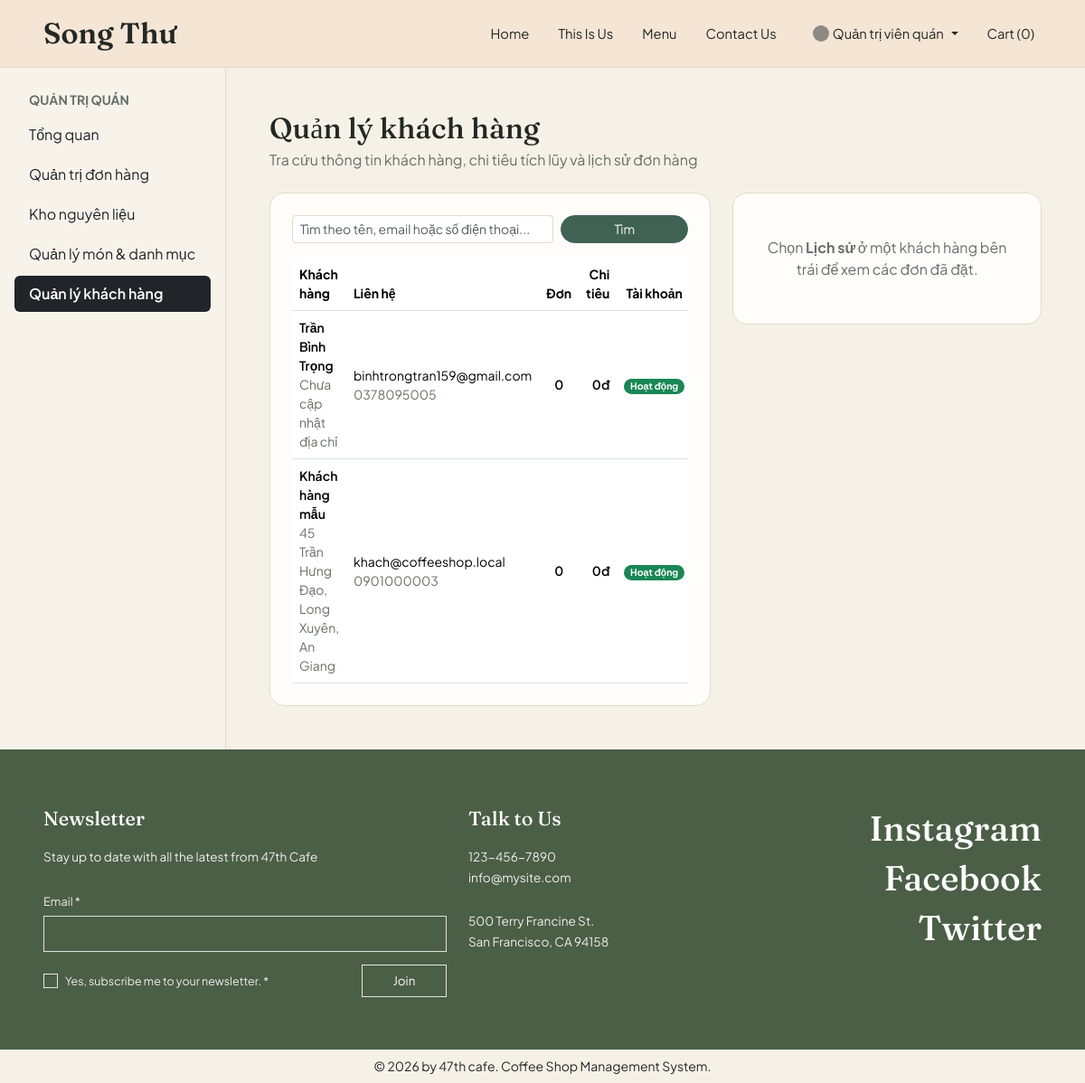
Screenshot of /?c=admin&a=customers (signed in) with the database file from the repository.
### tables this page shows
CREATE TABLE `nguoi_dung` (
  `id` int(10) UNSIGNED NOT NULL,
  `ho_ten` varchar(100) NOT NULL,
  `email` varchar(120) NOT NULL,
  `so_dien_thoai` varchar(20) DEFAULT NULL,
  `mat_khau` varchar(255) NOT NULL,
  `dia_chi` text DEFAULT NULL,
  `vai_tro` enum('khach_hang','nhan_vien','quan_tri') NOT NULL DEFAULT 'khach_hang',
  `trang_thai_hoat_dong` tinyint(1) NOT NULL DEFAULT 1,
  `ngay_tao` timestamp NOT NULL DEFAULT current_timestamp()
);

### controllers/admin/customers.php (called while the page is built, shortened)
<?php
require_once __DIR__ . '/../../models/UserModel.php';
function adminCustomers(): void
{
    $keyword = trim((string) ($_GET['q'] ?? ''));
    $customers = getCustomersWithStats($keyword);
    $selectedCustomer = null;
    $customerOrders = [];
    $orderItemsByOrderId = [];
    render('admin/customers', [
        'pageTitle' => 'Quản lý khách hàng - 47th cafe',
        'customers' => $customers,
        'keyword' => $keyword,
        'selectedCustomer' => $selectedCustomer,
        'customerOrders' => $customerOrders,
        'orderItemsByOrderId' => $orderItemsByOrderId,
        'flashSuccess' => $_SESSION['admin_success'] ?? '',
        'flashError' => $_SESSION['admin_error'] ?? '',
    ]);
}

### index.php (called while the page is built, shortened)
<?php
require_once __DIR__ . '/core/view.php';
$controller = $_GET['c'] ?? 'home';
$action = $_GET['a'] ?? 'index';
$controllerSlug = preg_replace('/[^a-zA-Z0-9_]/', '', strtolower($controller));
$actionSlug = preg_replace('/[^a-zA-Z0-9_]/', '', $action);
$handlerFunc = $controllerSlug . ucfirst($actionSlug);
$handlerFunc();

### models/UserModel.php (called while the page is built, shortened)
<?php
function getCustomersWithStats(string $keyword = ''): array
{
    $pdo = db_connect();
    $sql = "SELECT
                nd.id,
                nd.ho_ten,
                nd.email,
                nd.so_dien_thoai,
                nd.dia_chi,
                nd.trang_thai_hoat_dong,
                nd.ngay_tao,
                COUNT(dh.id) AS total_orders,
                COALESCE(SUM(CASE WHEN dh.trang_thai_don != 'da_huy' THEN dh.tong_thanh_toan ELSE 0 END), 0) AS total_spent
            FROM nguoi_dung nd
            LEFT JOIN don_hang dh ON dh.nguoi_dung_id = nd.id
            WHERE nd.vai_tro = 'khach_hang'";
    $params = [];
    $keyword = trim($keyword);
    $sql .= " GROUP BY nd.id, nd.ho_ten, nd.email, nd.so_dien_thoai, nd.dia_chi, nd.trang_thai_hoat_dong, nd.ngay_tao
              ORDER BY nd.ngay_tao DESC, nd.id DESC";
    $stmt = $pdo->prepare($sql);
    $stmt->execute($params);
    return $stmt->fetchAll();
}

### views/admin/customers.php (the view, shortened to what this page needs)
<div class="mb-4">
    <h1 class="h2 mb-1">Quản lý khách hàng</h1>
    <p class="mb-0 text-coffee-muted">Tra cứu thông tin khách hàng, chi tiêu tích lũy và lịch sử đơn hàng</p>
</div>
<div class="row g-4 align-items-start">
    <div class="col-xl-7">
        <div class="card card-coffee p-4">
            <form method="GET" action="<?= BASE_URL ?>/" class="row g-2 mb-3">
                <div class="col-sm-8">
                    <input
                        type="text"
                        name="q"
                        class="form-control form-control-sm border-coffee-soft"
                        placeholder="Tìm theo tên, email hoặc số điện thoại..."
                        value="<?= htmlspecialchars($keyword) ?>"
                    >
                </div>
                <div class="col-sm-4 d-flex gap-2">
                    <button type="submit" class="btn btn-sm btn-moss rounded-pill px-3 flex-grow-1">Tìm</button>
                </div>
            </form>
            <div class="table-responsive">
                <table class="table align-middle mb-0 small">
                    <thead>
                        <tr class="text-coffee-muted">
                            <th>Khách hàng</th>
                            <th>Liên hệ</th>
                            <th class="text-center">Đơn</th>
                            <th class="text-end">Chi tiêu</th>
                            <th class="text-center">Tài khoản</th>
                        </tr>
                    </thead>
                    <tbody>
                        <?php if (empty($customers)): ?>
                            <tr>
                                <td colspan="6" class="text-center text-coffee-muted py-4">
                                    Không tìm thấy khách hàng nào.
                                </td>
                            </tr>
                        <?php else: ?>
                            <?php foreach ($customers as $cust): ?>
                                <?php
                                $isActive = (int) ($cust['trang_thai_hoat_dong'] ?? 1) === 1;
                                $isSelected = !empty($selectedCustomer) && (int) $selectedCustomer['id'] === (int) $cust['id'];
                                ?>
                                <tr class="<?= $isSelected ? 'table-active' : '' ?>">
                                    <td>
                                        <div class="fw-semibold"><?= htmlspecialchars((string) $cust['ho_ten']) ?></div>
                                        <div class="text-coffee-muted">
                                            <?= htmlspecialchars((string) ($cust['dia_chi'] ?: 'Chưa cập nhật địa chỉ')) ?>
                                        </div>
                                    </td>
                                    <td>
                                        <div><?= htmlspecialchars((string) $cust['email']) ?></div>
                                        <div class="text-coffee-muted"><?= htmlspecialchars((string) ($cust['so_dien_thoai'] ?: '-')) ?></div>
                                    </td>
                                    <td class="text-center fw-semibold"><?= (int) $cust['total_orders'] ?></td>
                                    <td class="text-end fw-semibold"><?= format_vnd((float) $cust['total_spent']) ?></td>
                                    <td class="text-center">
                                        <span class="badge rounded-pill <?= $isActive ? 'bg-success' : 'bg-secondary' ?>">
                                            <?= $isActive ? 'Hoạt động' : 'Khóa' ?>
                                        </span>
                                    </td>
                                </tr>
                            <?php endforeach; ?>
                        <?php endif; ?>
                    </tbody>
                </table>
            </div>
        </div>
    </div>
    <div class="col-xl-5">
        <div class="card card-coffee p-4">
            <?php if (empty($selectedCustomer)): ?>
                <div class="text-center text-coffee-muted py-4">
                    Chọn <strong>Lịch sử</strong> ở một khách hàng bên trái để xem các đơn đã đặt.
                </div>
            <?php endif; ?>
        </div>
    </div>
</div>

### assets/css/style.css (style rules this page uses)
:root { --bg-cream: #f6f1e7; --bg-card: #fffdf9; --bg-peach-nav: #f5e5d5; --bg-visit-cream: #fbf6ee; --moss-dark: #2e4a3e; --moss-mid: #3f6253; --moss-soft: #e5ece7; --footer-moss: #4b5f47; --ink-main: #232824; --ink-muted: #667068; --border-soft: #e3dacb; }
html { scroll-behavior: smooth; }
body { background-color: var(--bg-cream); color: var(--ink-main); font-family: "Plus Jakarta Sans", sans-serif; }
h1, h2, h3, .font-serif-brand { font-family: "Fraunces", serif; }
.text-coffee-muted { color: var(--ink-muted); }
.border-coffee-soft { border-color: var(--border-soft) !important; }
.btn-moss { background-color: var(--moss-mid); border-color: var(--moss-mid); color: #fffdf9; }
.card-coffee { background-color: var(--bg-card); border: 1px solid var(--border-soft); border-radius: 16px; transition: transform 0.2s ease, box-shadow 0.2s ease; }

### rows the page displays
nguoi_dung: ho_ten "Trần Bình Trọng", dia_chi "Chưa cập nhật địa chỉ", email "binhtrongtran159@gmail.com", so_dien_thoai "0378095005", total_orders "0", total_spent "0đ", trang_thai_hoat_dong "Hoạt động"
nguoi_dung: ho_ten "Khách hàng mẫu", dia_chi "45 Trần Hưng Đạo, Long Xuyên, An Giang", email "khach@coffeeshop.local", so_dien_thoai "0901000003", total_orders "0", total_spent "0đ", trang_thai_hoat_dong "Hoạt động"

### other values shown
$_SESSION['user']['ho_ten'] "Quản trị viên quán"
$cartCount "0"
$item['label'] "Tổng quan"
$item['label'] "Quản trị đơn hàng"
$item['label'] "Kho nguyên liệu"
$item['label'] "Quản lý món & danh mục"
$item['label'] "Quản lý khách hàng"
